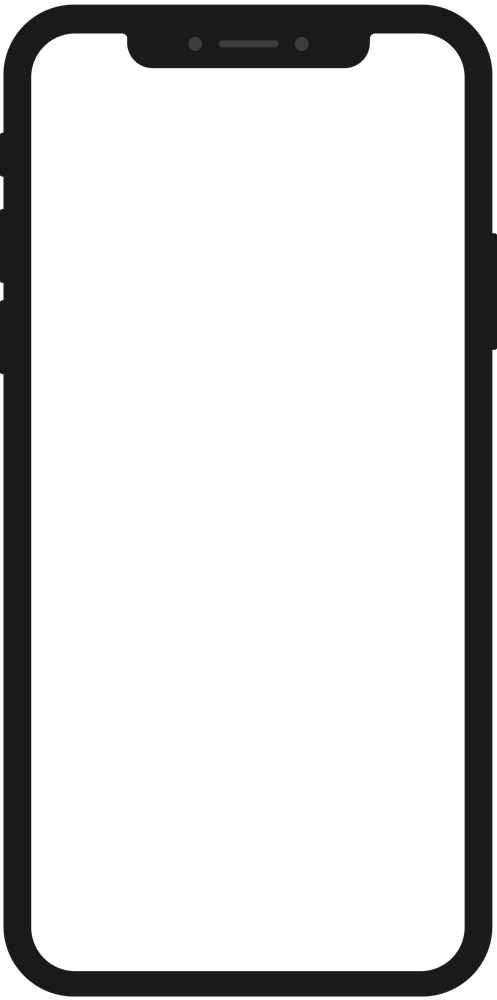
#> input picture vertical-frame.png, 497 x 1000 px, shrunk from 3440 x 6928 before the run; the run also reads 1 picture not shown here
$ python overlapframe.py
#> lines starting #> are read from the running program, lines starting #| are printed output that depends on the picture
from PIL import Image, ImageOps
import numpy as np
from os import listdir, getcwd, makedirs
from os.path import isfile, join, exists, dirname, abspath
from multiprocessing import Pool
import time


def frame_image(file):
#> called with file = 'horizontal-frame.png'
    scriptpath = dirname(abspath(__file__))
    frame = Image.open(scriptpath+"/vertical-frame.png")
#> frame is the input picture: PIL image 497x1000 RGBA; mean R, G, B, A 4.7, 4.7, 4.7, 43.8
    hframe = Image.open(scriptpath+"/horizontal-frame.png")
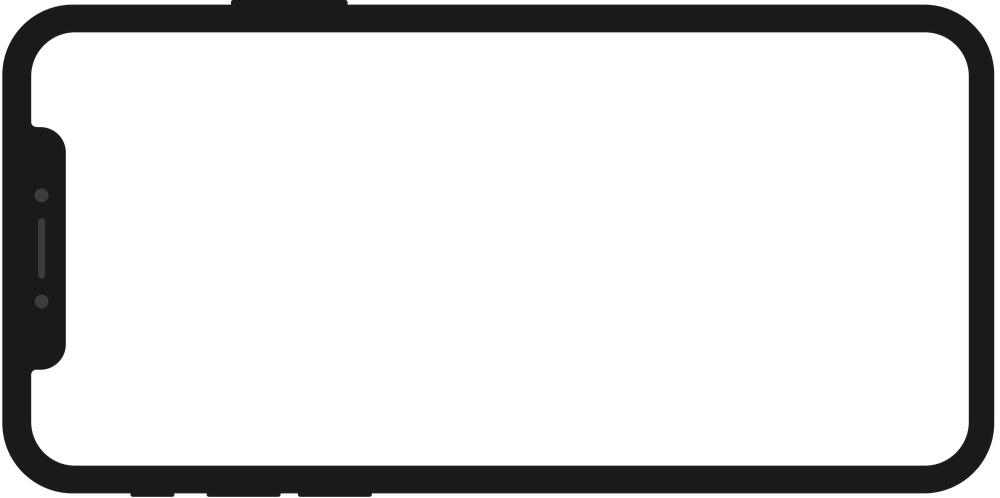
#> input picture horizontal-frame.png, 1000 x 498 px, shrunk from 6928 x 3448 before the run
#> hframe is the input picture: PIL image 1000x498 RGBA; mean R, G, B, A 4.7, 4.7, 4.7, 43.7

    try:
        image = Image.open(file)
    except OSError:
        print("can't read file", file)
        return

    if (image.size[0] > image.size[1]):
        frame = hframe
    left = int((frame.size[0] - image.size[0])/2)
#> left = 0
    top = int((frame.size[1] - image.size[1])/2)
#> top = 0
    newImage = ImageOps.expand(image, border=(left, top, left, top), fill=0)
    newImage.paste(frame, (0, 0), frame)
    outpath = getcwd()+'/framed/'
    if not exists(outpath):
        makedirs(outpath)
    newImage.save(outpath+image.filename.split(".")[0]+".png","PNG")
    print("framed: ", image.filename)
#| framed:  horizontal-frame.png

if __name__ == '__main__':
    start = time.time()
    print("started framing images in", getcwd())
    onlyfiles = [f for f in listdir(getcwd()) if isfile(join(getcwd(), f))]
    pool = Pool(10)
    pool.map(frame_image, onlyfiles)
#> call 2 of frame_image, with file = 'horizontal-notch.png'
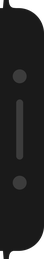
#> input picture horizontal-notch.png, 44 x 259 px, shrunk from 304 x 1792 before the run
#> in frame_image, image is the input picture: PIL image 44x259 RGBA; mean R, G, B, A 26.2, 26.2, 26.2, 235.2
#> in frame_image (call 2), `newImage = ImageOps.expand(image, border=(left, top, left, top), fill=0)`:
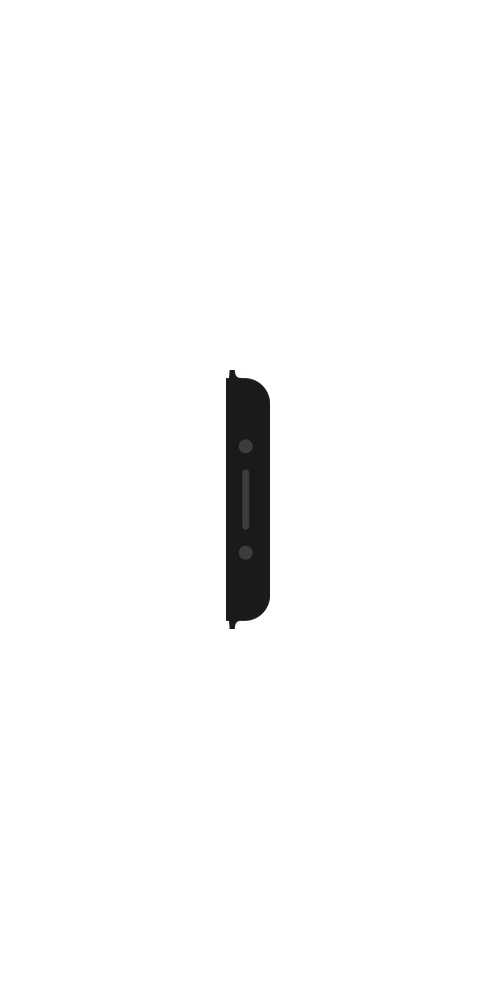
#> newImage: PIL image 496x999 RGBA; mean R, G, B, A 0.6, 0.6, 0.6, 5.4; transparent parts drawn white
#> in frame_image (call 2), `newImage.paste(frame, (0, 0), frame)`:
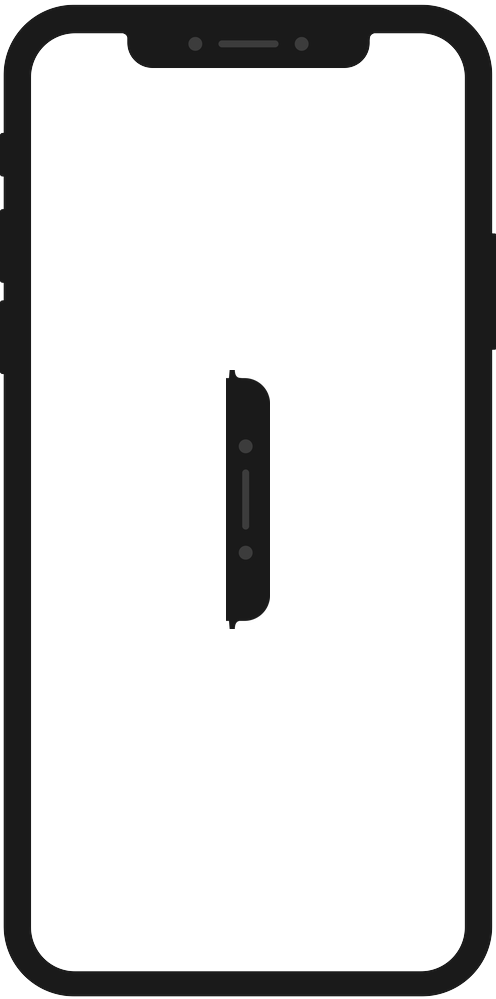
#> newImage: PIL image 496x999 RGBA; mean R, G, B, A 5.1, 5.1, 5.1, 48.6; transparent parts drawn white
#| framed:  horizontal-notch.png
#| framed:  vertical-frame.png
    pool.terminate()
    end = time.time()
    print("All images framed successfully")
    print("Total time taken to process images:", int(end-start), "seconds")
